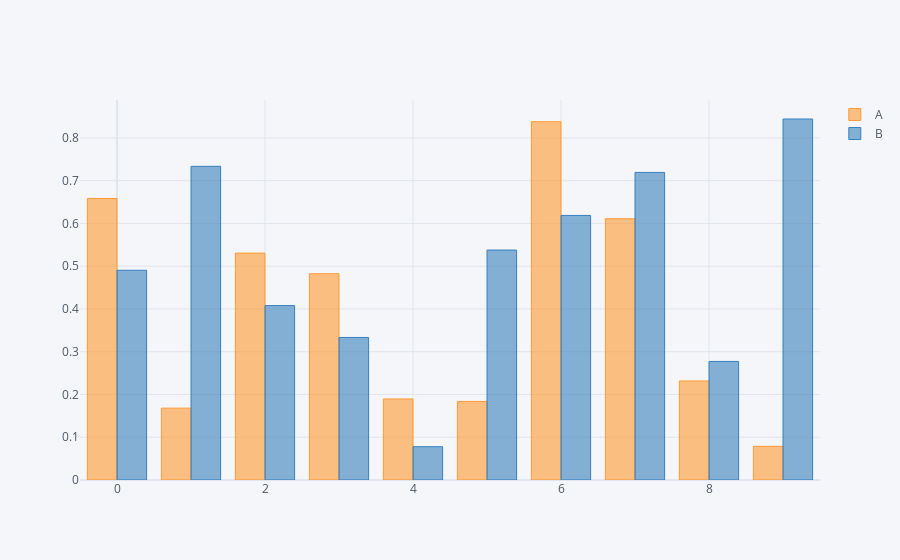

Source (notebook cell):
### Code cell
# !pip install plotly chart_studio --upgrade
# !pip install cufflinks --upgrade

import numpy as np
import pandas as pd
import chart_studio.plotly as py
import cufflinks as cf
cf.go_offline(connected=True)

rand1 = np.random.rand(5)
rand2 = np.random.rand(5, 2)
print(rand1)
print(rand2)

# make df by numpy array
df = pd.DataFrame(np.random.rand(10, 2), columns=["A", "B"])
print(df)

# all kinds of graphs => if you want to check manual in detail, utilize this help function
# print(cf.help())
# print(cf.help("bar"))

df.iplot(kind="bar")

### Figure 1 — Plotly figure (JSON) as saved in the notebook; plotly's stock layout.template omitted (floating-point values rounded to 4 significant figures)
{"data": [{"marker": {"color": "rgba(255, 153, 51, 0.6)", "line": {"color": "rgba(255, 153, 51, 1.0)", "width": 1}}, "name": "A", "orientation": "v", "text": "", "type": "bar", "x": [0, 1, 2, 3, 4, 5, 6, 7, 8, 9], "y": [0.6583, 0.168, 0.5306, 0.4824, 0.1895, 0.1837, 0.8379, 0.6109, 0.2316, 0.0787]}, {"marker": {"color": "rgba(55, 128, 191, 0.6)", "line": {"color": "rgba(55, 128, 191, 1.0)", "width": 1}}, "name": "B", "orientation": "v", "text": "", "type": "bar", "x": [0, 1, 2, 3, 4, 5, 6, 7, 8, 9], "y": [0.4905, 0.7335, 0.4079, 0.3334, 0.07788, 0.5377, 0.6187, 0.7193, 0.2773, 0.8442]}], "layout": {"legend": {"bgcolor": "#F5F6F9", "font": {"color": "#4D5663"}}, "paper_bgcolor": "#F5F6F9", "plot_bgcolor": "#F5F6F9", "title": {"font": {"color": "#4D5663"}}, "xaxis": {"gridcolor": "#E1E5ED", "showgrid": true, "tickfont": {"color": "#4D5663"}, "title": {"font": {"color": "#4D5663"}, "text": ""}, "zerolinecolor": "#E1E5ED"}, "yaxis": {"gridcolor": "#E1E5ED", "showgrid": true, "tickfont": {"color": "#4D5663"}, "title": {"font": {"color": "#4D5663"}, "text": ""}, "zerolinecolor": "#E1E5ED"}}}
